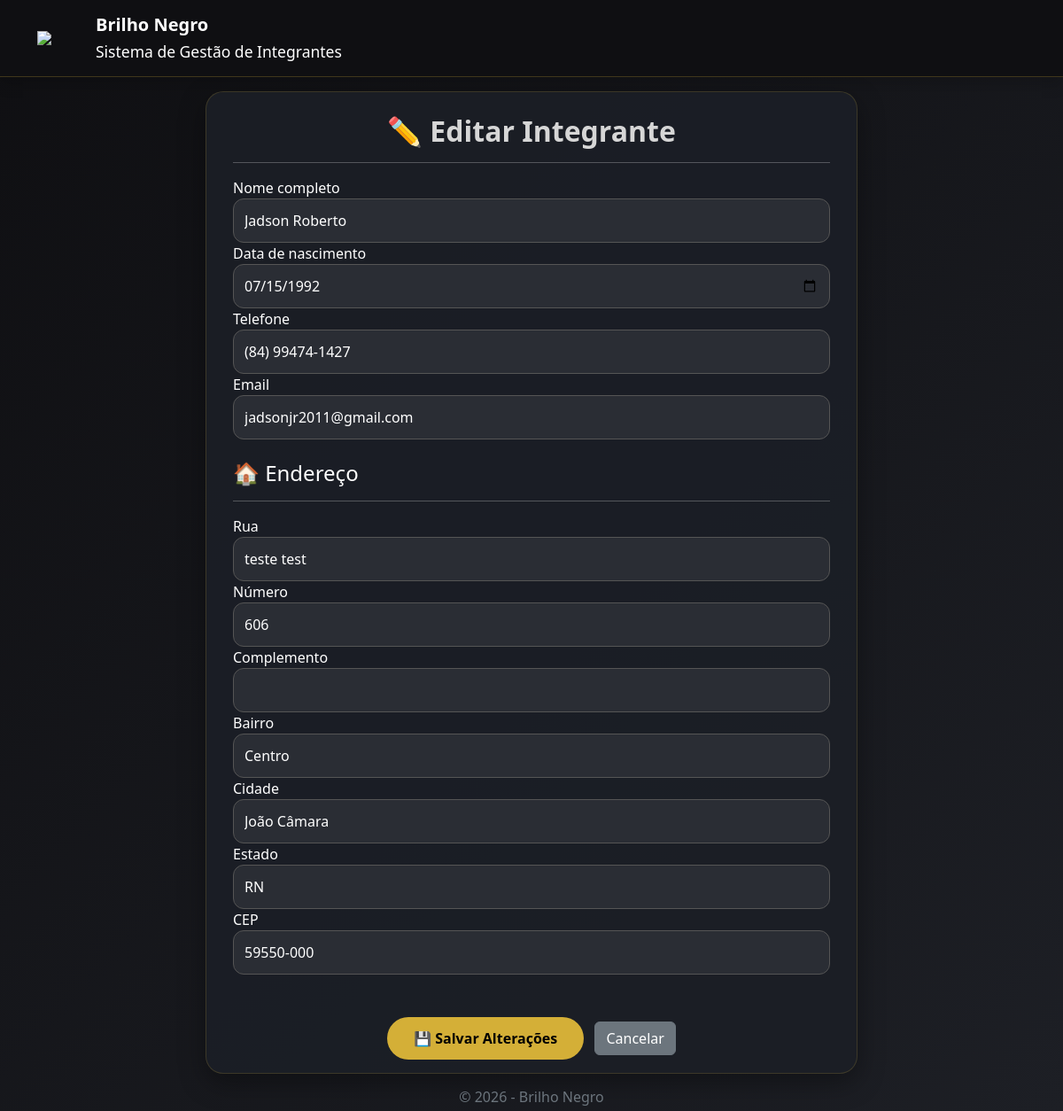
The app's page /admin/integrante/7/editar (signed in) with its own data.
### tables this page shows
CREATE TABLE integrantes (

        id INTEGER PRIMARY KEY AUTOINCREMENT,

        nome TEXT NOT NULL,

        data_nascimento TEXT,

        telefone TEXT,

        email TEXT,


        rua TEXT,
        numero TEXT,
        complemento TEXT,
        bairro TEXT,
        cidade TEXT,
        estado TEXT,
        cep TEXT,


        tipo_sanguineo TEXT,

        possui_alergia TEXT,

        descricao_alergia TEXT,


        responsavel TEXT,

        parentesco TEXT,

        telefone_responsavel TEXT,


        status TEXT DEFAULT 'PENDENTE'


    , codigo_integrante TEXT, cpf TEXT, genero TEXT, alergia_medicamento TEXT, calcado TEXT, estuda TEXT, local_estudo TEXT, trabalha TEXT, profissao TEXT, experiencia_banda TEXT, descricao_experiencia TEXT, data_cadastro TEXT);

### app.py (the view, shortened to what this page needs)
@app.route("/admin/integrante/<int:id>/editar", methods=["GET","POST"])
def editar_integrante(id):
    if "admin" not in session:
        return redirect("/login")
    conexao = sqlite3.connect(BANCO)
    conexao.row_factory = sqlite3.Row
    cursor = conexao.cursor()
    cursor.execute("""
    SELECT *
    FROM integrantes
    WHERE id=?
    """,(id,))
    integrante = cursor.fetchone()
    conexao.close()
    return render_template(
        "admin/editar.html",
        integrante=integrante
    )

### templates/admin/editar.html (shortened to what this page needs)
{% extends 'layout/base.html' %}
{% block conteudo %}
<div class="row justify-content-center">
<div class="col-lg-8">
<div class="card-bn">
<h2 class="titulo text-center">
✏️ Editar Integrante
</h2>
<hr>
<form method="POST">
<label>
Nome completo
</label>
<input
class="form-control"
name="nome"
value="{{ integrante.nome }}"
required>
<label>
Data de nascimento
</label>
<input
type="date"
class="form-control"
name="data_nascimento"
value="{{ integrante.data_nascimento }}">
<label>
Telefone
</label>
<input
class="form-control"
name="telefone"
value="{{ integrante.telefone }}">
<label>
Email
</label>
<input
class="form-control"
name="email"
value="{{ integrante.email }}">
<h4 class="mt-4">
🏠 Endereço
</h4>
<hr>
<label>
Rua
</label>
<input
class="form-control"
name="rua"
value="{{ integrante.rua }}">
<label>
Número
</label>
<input
class="form-control"
name="numero"
value="{{ integrante.numero }}">
<label>
Complemento
</label>
<input
class="form-control"
name="complemento"
value="{{ integrante.complemento }}">
<label>
Bairro
</label>
<input
class="form-control"
name="bairro"
value="{{ integrante.bairro }}">
<label>
Cidade
</label>
<input
class="form-control"
name="cidade"
value="{{ integrante.cidade }}">
<label>
Estado
</label>
<input
class="form-control"
name="estado"
value="{{ integrante.estado }}">
<label>
CEP
</label>
<input
class="form-control"
name="cep"
value="{{ integrante.cep }}">
<div class="text-center mt-5">
<button
class="btn btn-brilho">
💾 Salvar Alterações
</button>
<a
href="/admin/integrante/{{ integrante.id }}"
class="btn btn-secondary ms-2">
Cancelar
</a>
</div>
</form>
</div>
</div>
</div>
{% endblock %}

### static/css/style.css (style rules this page uses)
:root { --cor-fundo:#0f0f12; --cor-card:#1c1f26; --cor-principal:#111111; --cor-secundaria:#d4af37; --cor-texto:#ffffff; --cor-texto-secundario:#cfcfcf; --cor-borda:#343a40; }
body { background:linear-gradient(135deg,#0f0f12,#1d1f25); color:var(--cor-texto); min-height:100vh; font-family:Segoe UI,Tahoma,Geneva,Verdana,sans-serif; }
.card-bn { background:rgba(28,31,38,.92); border:1px solid rgba(212,175,55,.18); border-radius:20px; padding:25px 30px 15px; box-shadow:0 10px 30px rgba(0,0,0,.35); }
.titulo { font-size:2rem; font-weight:700; color:#d6d6d6; }
.btn-brilho { background:var(--cor-secundaria); color:#000; font-weight:bold; border:none; border-radius:30px; padding:12px 30px; }
.form-control, .form-select { background:#2a2d34; color:white; border:1px solid #555; border-radius:12px; padding:12px; }
.form-control::placeholder { color:#d0d0d0; opacity:1; }

### records on screen
integrantes: nome "Jadson Roberto", data_nascimento "07/15/1992", telefone "(84) 99474-1427", email "jadsonjr2011@gmail.com", rua "teste test", numero "606", bairro "Centro", cidade "João Câmara", estado "RN", cep "59550-000"
